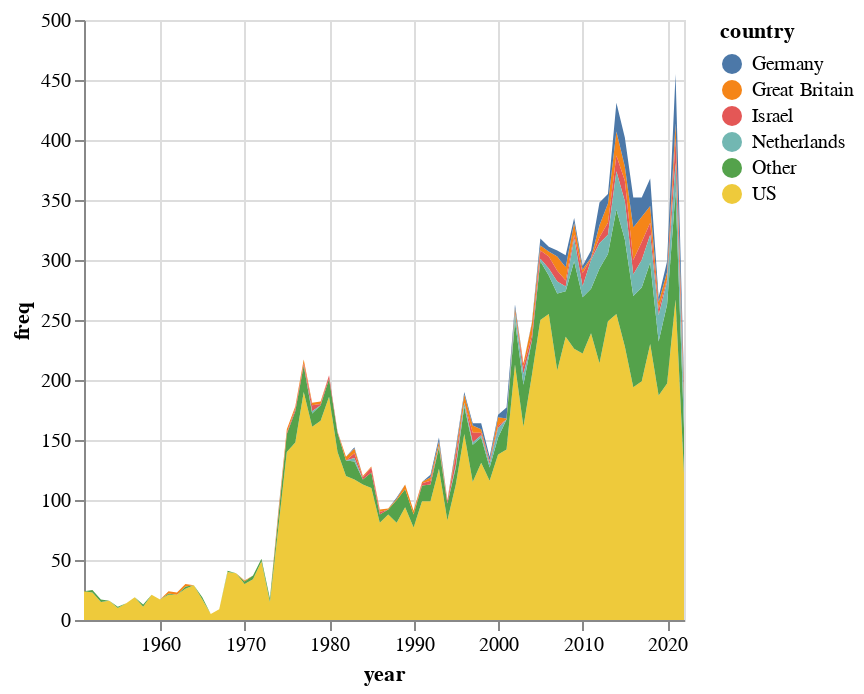

The notebook cell saved with this chart:
### Code cell
alt.Chart(transform_year(country_ts)).mark_area().encode(
    x="year",
    y="freq:Q",
    color="country:N"
)

### Figure 1 — Vega-Lite specification as saved in the notebook (floating-point values rounded to 4 significant figures; data arrays with more than 128 entries replaced by an {"elided": "..."} marker saying what was removed)
{"config": {"view": {"continuousWidth": 300, "continuousHeight": 300}}, "data": {"name": "data-2bc4a565b2f676f8ea1a34b6602077b9"}, "mark": {"type": "area"}, "encoding": {"color": {"field": "country", "type": "nominal"}, "x": {"field": "year", "type": "temporal"}, "y": {"field": "freq", "type": "quantitative"}}, "$schema": "https://vega.github.io/schema/vega-lite/v5.15.1.json", "datasets": {"data-2bc4a565b2f676f8ea1a34b6602077b9": {"elided": "285 records"}}}
